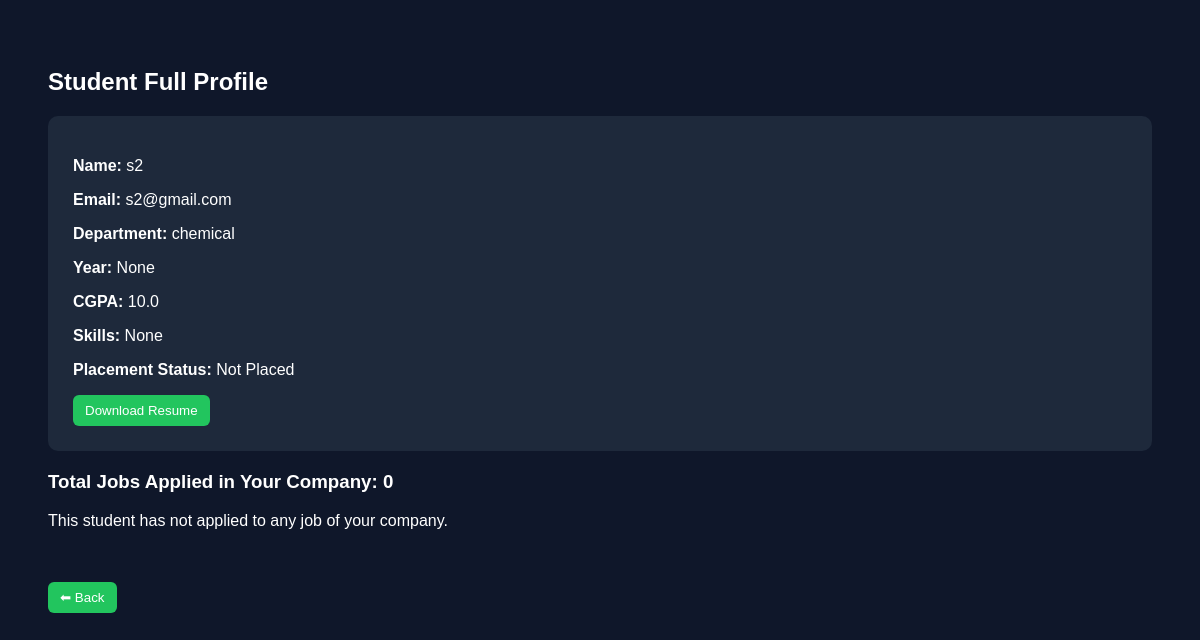
Page /company/student/2 (signed in) on the committed database.
### app.py (models this page shows)
class User(db.Model):
    __tablename__ = "users"
    id = db.Column(db.Integer, primary_key=True)
    name = db.Column(db.String(100), nullable=False)
    email = db.Column(db.String(120), unique=True, nullable=False)
    password = db.Column(db.String(200), nullable=False)
    role = db.Column(db.String(20), nullable=False)
    phone = db.Column(db.String(15))
    is_active = db.Column(db.Boolean, default=True)
    is_approved = db.Column(db.Boolean, default=False)
    created_at = db.Column(db.DateTime, default=datetime.utcnow)
    student_profile = db.relationship(
        "StudentProfile",
        back_populates="user",
        uselist=False
    )
    company_profile = db.relationship(
        "CompanyProfile",
        back_populates="user",
        uselist=False
    )

class StudentProfile(db.Model):
    __tablename__ = "student_profiles"
    id = db.Column(db.Integer, primary_key=True)
    user_id = db.Column(
        db.Integer,
        db.ForeignKey("users.id"),
        nullable=False
    )
    department = db.Column(db.String(100))
    year = db.Column(db.Integer)
    cgpa = db.Column(db.Float)
    skills = db.Column(db.String(200))
    resume = db.Column(db.String(200))
    placement_status = db.Column(db.String(50), default="Not Placed")
    user = db.relationship("User", back_populates="student_profile")
    applications = db.relationship(
        "Application",
        back_populates="student"
    )

### app.py (the view)
@app.route("/company/student/<int:student_id>")
def view_student_profile(student_id):
    if "user_id" not in session:
        return redirect("/login")
    if session.get("role") != "company":
        return "Unauthorized", 403
    user_id = session["user_id"]
    company = CompanyProfile.query.filter_by(user_id=user_id).first()
    if not company:
        return "Company profile not found", 404
    student = StudentProfile.query.filter_by(id=student_id).first()
    if not student:
        return "Student not found", 404
    applications = [
        app for app in student.applications
        if app.job.company_id == company.id
    ]
    total_applied = len(applications)
    return render_template(
        "student_detail.html",
        student=student,
        applications=applications,
        total_applied=total_applied
    )

### templates/student_detail.html (shortened to what this page needs)
<!DOCTYPE html>
<html>
<head>
</head>
<body>
    <h2>Student Full Profile</h2>
    <div class="box">
        <p><b>Name:</b> {{ student.user.name }}</p>
        <p><b>Email:</b> {{ student.user.email }}</p>
        <p><b>Department:</b> {{ student.department }}</p>
        <p><b>Year:</b> {{ student.year }}</p>
        <p><b>CGPA:</b> {{ student.cgpa }}</p>
        <p><b>Skills:</b> {{ student.skills }}</p>
        <p><b>Placement Status:</b> {{ student.placement_status }}</p>
        {% if student.resume %}
        <a href="{{ url_for('static', filename='uploads/' + student.resume) }}">
            <button class="btn">Download Resume</button>
        </a>
        {% endif %}
    </div>
    <h3>Total Jobs Applied in Your Company: {{ total_applied }}</h3>
    {% if applications %}
    <table>
        <thead>
            <tr>
                <th>Job Title</th>
                <th>Description</th>
                <th>Required Skills</th>
                <th>Salary</th>
                <th>Job Type</th>
                <th>Status</th>
                <th>Job Status</th>
                <th>Applied Date</th>
            </tr>
        </thead>
        <tbody>
            {% for app in applications %}
            <tr>
                <td>{{ app.job.title }}</td>
                <td style="max-width:200px;">
                    {{ app.job.description }}
                </td>
                <td>{{ app.job.skills }}</td>
                <td>{{ app.job.salary }}</td>
                <td>{{ app.job.job_type }}</td>
                <td>
                    {% if app.status == "Applied" %}
                    <span style="color:#38bdf8;">Applied</span>
                    {% elif app.status == "Shortlisted" %}
                    <span style="color:#facc15;">Shortlisted</span>
                    {% elif app.status == "Selected" %}
                    <span style="color:#22c55e;">Selected</span>
                    {% else %}
                    <span style="color:#ef4444;">Rejected</span>
                    {% endif %}
                </td>
                <td>
                    {% if app.job.is_closed %}
                    <span style="color:#ef4444;">Closed</span>
                    {% else %}
                    <span style="color:#22c55e;">Open</span>
                    {% endif %}
                </td>
                <td>{{ app.applied_at.strftime("%d %b %Y") }}</td>
            </tr>
            {% endfor %}
        </tbody>
    </table>
    {% else %}
    <p>This student has not applied to any job of your company.</p>
    {% endif %}
    <br><br>
    <a href="/company_dashboard">
        <button class="btn">⬅ Back</button>
    </a>
</body>
</html>

### templates/student_detail.html (style rules this page uses)
body { font-family: Arial; background: #0f172a; color: white; padding: 40px; }
.box { background: #1e293b; padding: 25px; border-radius: 10px; margin-bottom: 20px; }
.btn { padding: 8px 12px; border: none; border-radius: 6px; background: #22c55e; color: white; cursor: pointer; }

### rows in the picture
User: user.name "s2", user.email "s2@gmail.com"
StudentProfile: department "chemical", year "None", cgpa "10.0", skills "None", placement_status "Not Placed"

### other values in the picture
{{ total_applied }} "0"
